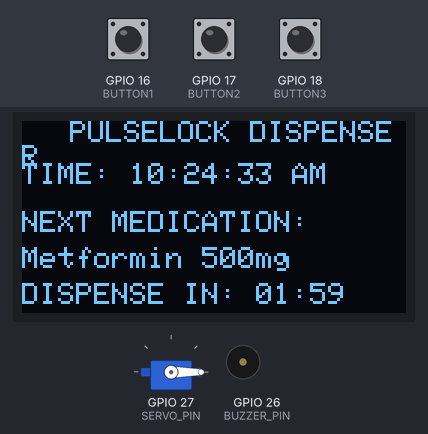
A sketch run on a simulated ESP32. Shown: 128×64 one-colour display, servo, buzzer (waves = sounding, pin HIGH). Inputs (shaded band) come from the test bench; at power-on: GPIO 16 (BUTTON1) HIGH, GPIO 17 (BUTTON2) HIGH, GPIO 18 (BUTTON3) HIGH. WiFi joins after 1.5 s; servers stay silent unless stated; uploads are accepted with an empty reply; the local clock reads 2024-03-15 10:24:30 at power-on unless the sketch sets it; what the sketch prints to the serial monitor is not drawn.

Above: at 3.5 s.
3.6 s: GPIO 16 (BUTTON1) pulled LOW for 0.15 s
At 5.2 s:
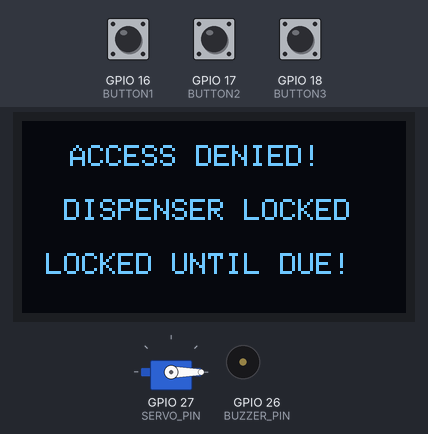
6.7 s: GPIO 17 (BUTTON2) pulled LOW for 0.15 s
At 7.8 s:
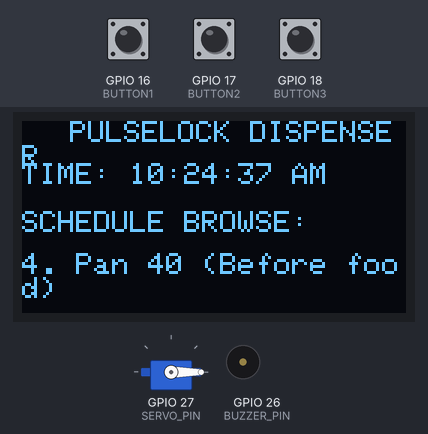
9.8 s: GPIO 18 (BUTTON3) pulled LOW for 1 s
At 10.3 s:
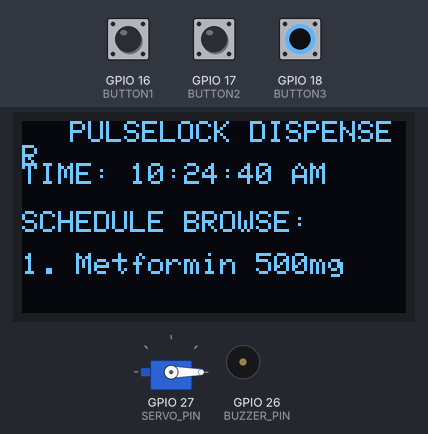
13.8 s: GPIO 18 (BUTTON3) pulled LOW for 0.15 s
At 15.6 s:
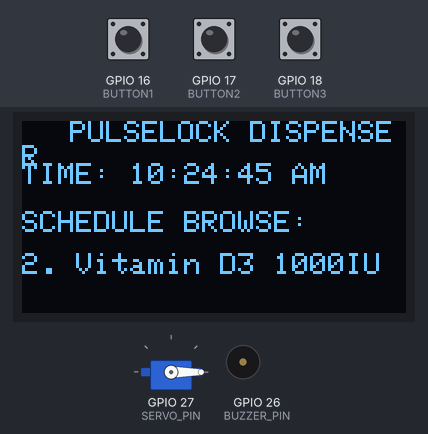
16.9 s: GPIO 18 (BUTTON3) pulled LOW for 0.15 s
At 17.4 s:
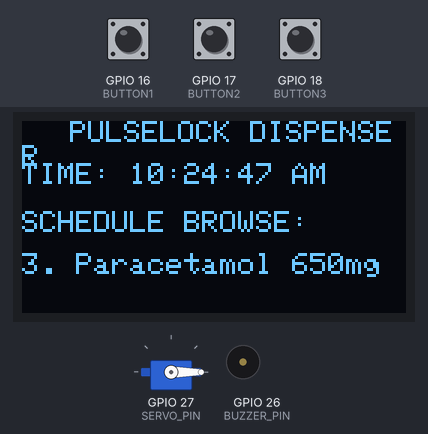
20.0 s: GPIO 17 (BUTTON2) pulled LOW for 1 s
At 20.8 s:
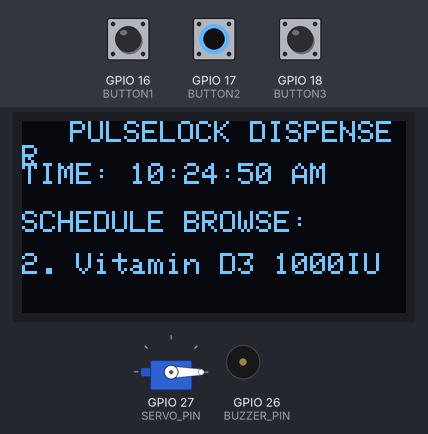
Timing chart, 0 to 23.0 s (numbered marks = the images above; inputs shaded):
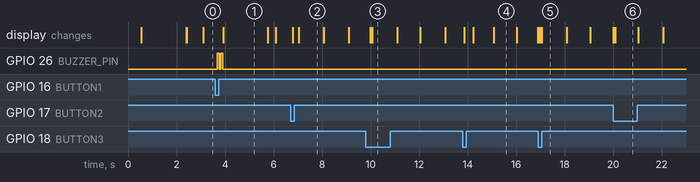

Measured:
- after the input at 3.6 s, GPIO 26 (BUZZER_PIN): alternates HIGH for 0.08 s and LOW for 0.06 s, 4 changes in all, then stays LOW, starting after 0.08 s; the display: changes after 0.33 s (image 1)
- after the input at 6.7 s, the display: first changes after 0.09 s (image 2 shows a later state)
- after the input at 9.8 s, the display: first differs from a run without the input after 0.28 s (image 3)
- after the input at 13.8 s, the display: first changes after 0.05 s (image 4 shows a later state)
- after the input at 16.9 s, the display: first changes after 0.07 s (image 5 shows a later state)
- after the input at 20.0 s, the display: first differs from a run without the input after 0.09 s (image 6)
- what the display in image 1 shows lasts 1.9 s, from 3.9 s to 5.8 s

The sketch:

pulselock.ino
```cpp
#include <WiFi.h>
#include <HTTPClient.h>
#include <ArduinoJson.h>
#include <time.h>
#include <Wire.h>
#include <Adafruit_GFX.h>
#include <Adafruit_SSD1306.h>
#include <ESP32Servo.h>

// =====================================================
// 1. PULSELOCK BACKEND CONFIGURATION
// =====================================================
// Replace with your laptop's Wi-Fi IP running "npm run dev"
const char* SERVER_BASE_URL = "http://192.168.1.7:3000";
const char* DEVICE_ID       = "ESP32_01";

// Wi-Fi Credentials
const char* WIFI_SSID       = "qwe";
const char* WIFI_PASSWORD   = "12345678";

// India UTC +5:30
const long GMT_OFFSET       = 19800;
const int DAYLIGHT_OFFSET   = 0;

// =====================================================
// 2. PIN DEFINITIONS (Matching your exact hardware)
// =====================================================
#define BUTTON1 16   // Acknowledge reminder & Dispense medication
#define BUTTON2 17   // View previous medicine in schedule
#define BUTTON3 18   // View next medicine in schedule

#define SERVO_PIN  27 // Dispenser Servo
#define BUZZER_PIN 26 // Audio Alert Buzzer

// =====================================================
// 3. OLED DISPLAY (SSD1306 128x64 on Wire 21, 22)
// =====================================================
#define SCREEN_WIDTH 128
#define SCREEN_HEIGHT 64
#define OLED_ADDR 0x3C

Adafruit_SSD1306 display(
  SCREEN_WIDTH,
  SCREEN_HEIGHT,
  &Wire,
  -1
);

// =====================================================
// 4. SERVO & DISPENSER STATE
// =====================================================
Servo dispenserServo;
int servoPosition = 0;

// =====================================================
// 5. MEDICINE & SCHEDULE STATE
// =====================================================
String currentMedName      = "Metformin 500mg";
String currentCompartment  = "C01";
bool serverWindowOpen      = false;
time_t nextScheduledEpoch  = 0;

const int TOTAL_MEDICINES  = 4;
int nextMedicine           = 0;
const unsigned long MEDICINE_INTERVAL = 120000; // 2 min demo fallback

bool timeSynchronized      = false;
time_t firstMedicineTime   = 0;
bool reminderActive        = false;
int dispensedMedicine      = -1;

// Button debounce & viewing
bool lastButton1           = HIGH;
bool lastButton2           = HIGH;
bool lastButton3           = HIGH;
unsigned long lastButtonTime = 0;
const unsigned long debounceTime = 250;

bool viewingMedicine       = false;
int viewedMedicine         = 0;
unsigned long viewStartTime = 0;

// Backend sync timer (poll every 4 seconds)
unsigned long lastSyncTime  = 0;
const unsigned long syncInterval = 4000;

// =====================================================
// FUNCTION PROTOTYPES
// =====================================================
void checkButtons();
void checkMedicineSchedule();
void dispenseMedicine(const char* triggerSource);
void updateOLED();
void syncWithPulseLockServer();
void sendAccessEventToBackend(const char* compartment);
String getMedicineName(int medicine);

// =====================================================
// SETUP
// =====================================================
void setup() {
  Serial.begin(115200);
  delay(500);

  // 1. Initialize Buttons with Pullup
  pinMode(BUTTON1, INPUT_PULLUP);
  pinMode(BUTTON2, INPUT_PULLUP);
  pinMode(BUTTON3, INPUT_PULLUP);

  // 2. Initialize Buzzer
  pinMode(BUZZER_PIN, OUTPUT);
  digitalWrite(BUZZER_PIN, LOW);

  // 3. Initialize OLED (Pins 21, 22)
  Wire.begin(21, 22);
  if (!display.begin(SSD1306_SWITCHCAPVCC, OLED_ADDR)) {
    Serial.println("OLED ERROR!");
    while (true);
  }

  display.setRotation(2); // Retain your OLED orientation
  display.clearDisplay();
  display.setTextColor(SSD1306_WHITE);
  display.setTextSize(1);
  display.setCursor(16, 12);
  display.println("PULSELOCK NODE");
  display.setCursor(18, 32);
  display.println("CONNECTING...");
  display.display();

  // 4. Initialize Servo
  dispenserServo.attach(SERVO_PIN);
  dispenserServo.write(0);
  servoPosition = 0;

  // 5. Connect to Wi-Fi
  Serial.println();
  Serial.println("==========================================");
  Serial.println("PulseLock Biometric Dispenser Starting...");
  Serial.print("Connecting to Wi-Fi: ");
  Serial.println(WIFI_SSID);

  WiFi.mode(WIFI_STA);
  WiFi.begin(WIFI_SSID, WIFI_PASSWORD);

  int attempts = 0;
  while (WiFi.status() != WL_CONNECTED && attempts < 25) {
    delay(400);
    Serial.print(".");
    attempts++;
  }
  Serial.println();

  if (WiFi.status() == WL_CONNECTED) {
    Serial.println("Wi-Fi Connected!");
    Serial.print("ESP32 IP: ");
    Serial.println(WiFi.localIP());

    // 6. NTP Time Synchronization (India IST UTC +5:30)
    configTime(GMT_OFFSET, DAYLIGHT_OFFSET, "time.google.com", "pool.ntp.org", "time.cloudflare.com");
    Serial.println("Synchronizing NTP Time...");

    struct tm timeInfo;
    for (int i = 0; i < 20; i++) {
      if (getLocalTime(&timeInfo, 1000) && timeInfo.tm_year >= 120) {
        timeSynchronized = true;
        break;
      }
      Serial.print(".");
    }
    Serial.println();

    if (timeSynchronized) {
      Serial.printf("Time Sync Success: %02d:%02d:%02d\n", timeInfo.tm_hour, timeInfo.tm_min, timeInfo.tm_sec);
      firstMedicineTime = time(nullptr) + 120;
    }
  } else {
    Serial.println("Wi-Fi Offline. Running in Standalone Mode.");
  }

  // Initial backend sync
  syncWithPulseLockServer();

  display.clearDisplay();
  display.display();
}

// =====================================================
// MAIN LOOP
// =====================================================
void loop() {
  checkButtons();
  checkMedicineSchedule();

  // Periodic REST poll to PulseLock server
  if (millis() - lastSyncTime >= syncInterval) {
    syncWithPulseLockServer();
    lastSyncTime = millis();
  }

  updateOLED();
  delay(60);
}

// =====================================================
// BACKEND SYNC (GET /api/device?deviceId=ESP32_01)
// =====================================================
void syncWithPulseLockServer() {
  if (WiFi.status() != WL_CONNECTED) return;

  HTTPClient http;
  String url = String(SERVER_BASE_URL) + "/api/device?deviceId=" + String(DEVICE_ID);
  http.begin(url);
  http.setTimeout(2500);

  int httpCode = http.GET();
  if (httpCode == 200) {
    String payload = http.getString();
    DynamicJsonDocument doc(1536);
    DeserializationError error = deserializeJson(doc, payload);

    if (!error) {
      if (doc.containsKey("activeDose") && !doc["activeDose"].isNull()) {
        JsonObject dose = doc["activeDose"];
        const char* name = dose["medicationName"];
        const char* str  = dose["strength"];
        const char* comp = dose["compartment"];
        bool isOpen      = dose["isWindowOpen"] | false;

        currentMedName     = String(name) + " " + String(str);
        currentCompartment = String(comp);
        serverWindowOpen   = isOpen;

        // If dose window just opened, trigger audio alert
        if (serverWindowOpen && !reminderActive) {
          reminderActive = true;
          digitalWrite(BUZZER_PIN, HIGH);
          Serial.println("PulseLock Alert: Scheduled dose window open!");
        }
      }
    }
  }
  http.end();
}

// =====================================================
// POST EVENT TO BACKEND (/api/device)
// =====================================================
void sendAccessEventToBackend(const char* compartment) {
  if (WiFi.status() != WL_CONNECTED) return;

  HTTPClient http;
  String url = String(SERVER_BASE_URL) + "/api/device";
  http.begin(url);
  http.addHeader("Content-Type", "application/json");
  http.setTimeout(3000);

  DynamicJsonDocument doc(512);
  doc["deviceId"]    = DEVICE_ID;
  doc["eventType"]   = "access_granted";
  doc["compartment"] = compartment;
  doc["patientId"]   = "P001";
  doc["status"]      = "accessed";

  String requestBody;
  serializeJson(doc, requestBody);

  int httpCode = http.POST(requestBody);
  if (httpCode > 0) {
    Serial.printf("Access event synced to PulseLock (HTTP %d)\n", httpCode);
  } else {
    Serial.printf("Sync failed: %s\n", http.errorToString(httpCode).c_str());
  }
  http.end();
}

// =====================================================
// BUTTON HANDLING
// =====================================================
void checkButtons() {
  if (millis() - lastButtonTime < debounceTime) return;

  bool button1 = digitalRead(BUTTON1);
  bool button2 = digitalRead(BUTTON2);
  bool button3 = digitalRead(BUTTON3);

  // BUTTON 1: Acknowledge & Dispense Dose
  if (lastButton1 == HIGH && button1 == LOW) {
    Serial.println("BUTTON 1 PRESSED: Physical access requested");
    // USP: If next medicine time has not arrived, DENY and RELOCK
    if (!serverWindowOpen && !reminderActive) {
      denyAccessEarly();
    } else {
      dispenseMedicine("BUTTON 1 (Physical)");
    }
    lastButtonTime = millis();
  }

  // BUTTON 2: Scroll to Previous Medicine
  if (lastButton2 == HIGH && button2 == LOW) {
    viewedMedicine--;
    if (viewedMedicine < 0) viewedMedicine = TOTAL_MEDICINES - 1;
    viewingMedicine = true;
    viewStartTime = millis();
    Serial.printf("BUTTON 2: Viewing Medicine %d\n", viewedMedicine + 1);
    lastButtonTime = millis();
  }

  // BUTTON 3: Scroll to Next Medicine
  if (lastButton3 == HIGH && button3 == LOW) {
    viewedMedicine++;
    if (viewedMedicine >= TOTAL_MEDICINES) viewedMedicine = 0;
    viewingMedicine = true;
    viewStartTime = millis();
    Serial.printf("BUTTON 3: Viewing Medicine %d\n", viewedMedicine + 1);
    lastButtonTime = millis();
  }

  lastButton1 = button1;
  lastButton2 = button2;
  lastButton3 = button3;

  if (viewingMedicine && millis() - viewStartTime >= 3000) {
    viewingMedicine = false;
  }
}

// =====================================================
// ACCESS DENIED (Strict Time Lockout / Overdose Prevention)
// =====================================================
void denyAccessEarly() {
  Serial.println("ACCESS DENIED: Physical Dispenser Locked. Dose time not reached.");

  // 1. Double beep rejection warning
  digitalWrite(BUZZER_PIN, HIGH);
  delay(80);
  digitalWrite(BUZZER_PIN, LOW);
  delay(60);
  digitalWrite(BUZZER_PIN, HIGH);
  delay(80);
  digitalWrite(BUZZER_PIN, LOW);

  // 2. OLED Access Denied Notice
  display.clearDisplay();
  display.setTextSize(1);
  display.setCursor(16, 8);
  display.println("ACCESS DENIED!");
  display.setCursor(14, 26);
  display.println("DISPENSER LOCKED");
  display.setCursor(8, 44);
  display.println("LOCKED UNTIL DUE!");
  display.display();

  // 3. Log access_denied event to backend
  if (WiFi.status() == WL_CONNECTED) {
    HTTPClient http;
    String url = String(SERVER_BASE_URL) + "/api/device";
    http.begin(url);
    http.addHeader("Content-Type", "application/json");
    http.setTimeout(2500);
    DynamicJsonDocument doc(384);
    doc["deviceId"]    = DEVICE_ID;
    doc["eventType"]   = "access_denied";
    doc["compartment"] = currentCompartment.c_str();
    doc["status"]      = "denied";
    String body;
    serializeJson(doc, body);
    http.POST(body);
    http.end();
  }

  delay(1400);
}

// =====================================================
// CHECK TIMED SCHEDULE
// =====================================================
void checkMedicineSchedule() {
  if (!timeSynchronized) return;
  if (nextMedicine >= TOTAL_MEDICINES) return;

  time_t currentTime = time(nullptr);
  time_t medicineTime = firstMedicineTime + (nextMedicine * MEDICINE_INTERVAL / 1000);

  if (currentTime >= medicineTime && !reminderActive) {
    reminderActive = true;
    digitalWrite(BUZZER_PIN, HIGH);
    Serial.println("Scheduled dose time reached!");
  }
}

// =====================================================
// DISPENSE MEDICATION
// =====================================================
void dispenseMedicine(const char* triggerSource) {
  dispensedMedicine = nextMedicine;
  reminderActive = false;
  serverWindowOpen = false; // IMMEDIATELY RELOCK UNTIL NEXT DOSE!

  // 1. Silence Buzzer
  digitalWrite(BUZZER_PIN, LOW);

  // 2. Rotate Servo to Dispense (+23 degrees)
  servoPosition += 23;
  if (servoPosition > 180) servoPosition = 180;
  dispenserServo.write(servoPosition);

  Serial.println();
  Serial.println("==========================================");
  Serial.printf("DISPENSED: %s via %s\n", currentMedName.c_str(), triggerSource);
  Serial.printf("Servo Position: %d degrees\n", servoPosition);
  Serial.println("==========================================");

  // 3. Temporary OLED Confirmation
  display.clearDisplay();
  display.setCursor(12, 10);
  display.println("DOSE ACCESSED!");
  display.setCursor(14, 28);
  display.println(currentMedName);
  display.setCursor(12, 46);
  display.println("SYNCING TO APP...");
  display.display();

  // 4. Send event to PulseLock Backend
  sendAccessEventToBackend(currentCompartment.c_str());

  delay(1200);

  nextMedicine++;
}

// =====================================================
// OLED DISPLAY RENDERER
// =====================================================
void updateOLED() {
  display.clearDisplay();
  display.setTextColor(SSD1306_WHITE);
  display.setTextSize(1);

  // Header Title
  display.setCursor(16, 0);
  display.println("PULSELOCK DISPENSER");

  // Current Time (IST)
  display.setCursor(0, 14);
  if (timeSynchronized) {
    struct tm timeInfo;
    time_t currentTime = time(nullptr);
    localtime_r(&currentTime, &timeInfo);
    char timeStr[16];
    strftime(timeStr, sizeof(timeStr), "%I:%M:%S %p", &timeInfo);
    display.print("TIME: ");
    display.println(timeStr);
  } else {
    display.println("TIME: SYNCING...");
  }

  // Temporary Button Schedule View
  if (viewingMedicine) {
    display.setCursor(0, 30);
    display.println("SCHEDULE BROWSE:");
    display.setCursor(0, 44);
    display.print(getMedicineName(viewedMedicine));
    display.display();
    return;
  }

  // Active Dose Alert / Reminder
  if (reminderActive || serverWindowOpen) {
    display.setCursor(0, 30);
    display.print(currentMedName);
    display.println(" DUE!");

    display.setCursor(0, 46);
    display.println("PRESS BUTTON 1 TO TAKE");
    display.display();
    return;
  }

  // Normal Status & Next Medicine Countdown
  if (nextMedicine < TOTAL_MEDICINES) {
    display.setCursor(0, 30);
    display.println("NEXT MEDICATION:");
    display.setCursor(0, 42);
    display.println(currentMedName);

    display.setCursor(0, 54);
    if (timeSynchronized) {
      time_t currentTime = time(nullptr);
      time_t medicineTime = firstMedicineTime + (nextMedicine * MEDICINE_INTERVAL / 1000);
      long remaining = medicineTime - currentTime;
      if (remaining < 0) remaining = 0;

      int minutes = remaining / 60;
      int seconds = remaining % 60;

      display.print("DISPENSE IN: ");
      if (minutes < 10) display.print("0");
      display.print(minutes);
      display.print(":");
      if (seconds < 10) display.print("0");
      display.print(seconds);
    } else {
      display.print("DISPENSE IN: --:--");
    }
  } else {
    display.setCursor(0, 34);
    display.println("ALL MEDICINES TAKEN");
  }

  display.display();
}

// =====================================================
// MEDICINE NAME HELPER
// =====================================================
String getMedicineName(int medicine) {
  switch (medicine) {
    case 0: return "1. Metformin 500mg";
    case 1: return "2. Vitamin D3 1000IU";
    case 2: return "3. Paracetamol 650mg";
    case 3: return "4. Pan 40 (Before food)";
  }
  return "Medication";
}
```
